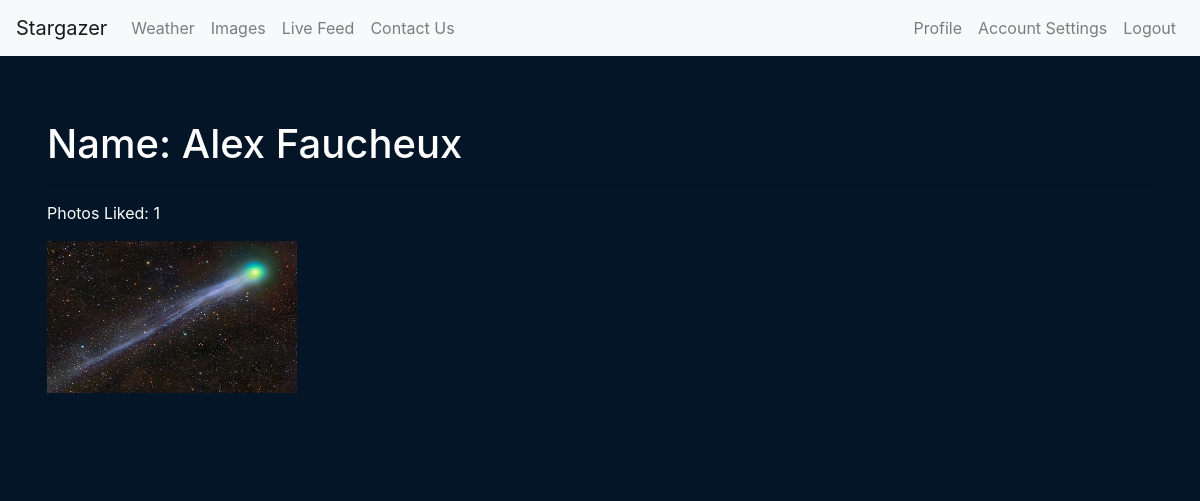
The page /profile/afaucheux99@gmail.com (signed in) on the database as committed earlier.
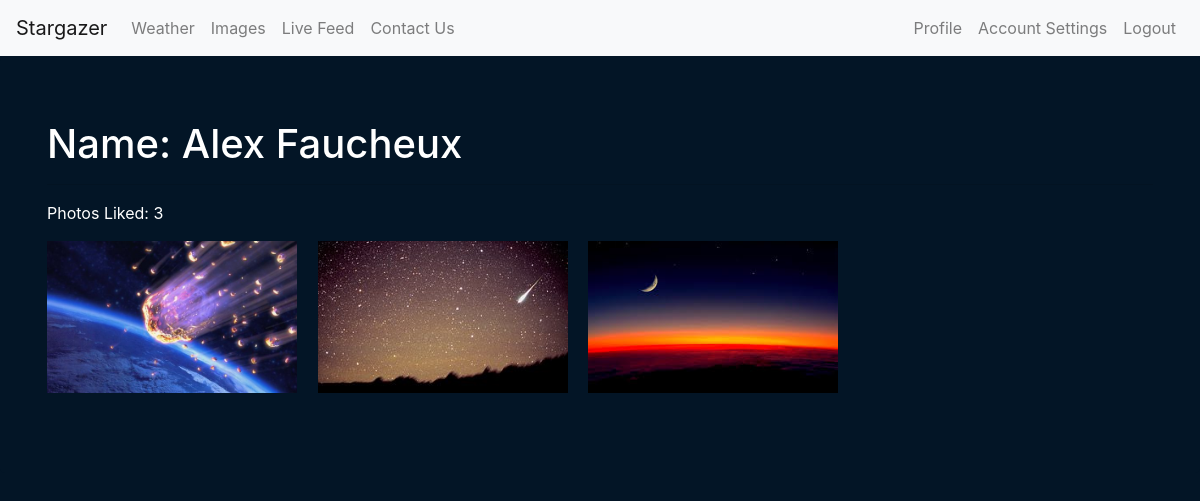
The same page on the database as committed later.
### app/models.py (models this page shows, shortened)
class User(UserMixin, db.Model):
    id = db.Column(db.Integer, primary_key=True)
    username = db.Column(db.String(120), index=True, unique=True)  # Username is Email
    fname = db.Column(db.String(64), index=True)
    lname = db.Column(db.String(64), index=True)
    creation_date = db.Column(db.DateTime, default=datetime.utcnow)
    password_hash = db.Column(db.String(128))
    images_liked = db.relationship('UserImage', back_populates='user', lazy='dynamic')

class UserImage(db.Model):
    id = db.Column(db.Integer, primary_key=True)
    user_id = db.Column(db.Integer, db.ForeignKey('user.id'), index=True)
    image_id = db.Column(db.Integer, db.ForeignKey('image.id'), index=True)
    user = db.relationship("User", back_populates="images_liked")
    image = db.relationship("Image", back_populates="likes")

class Image(db.Model):
    id = db.Column(db.Integer, primary_key=True)
    image_name = db.Column(db.String(64), unique=True)
    image_url = db.Column(db.String, unique=True)
    timestamp = db.Column(db.DateTime, default=datetime.utcnow)
    likes = db.relationship('UserImage', back_populates='image', lazy='dynamic')

### app/routes.py (the view)
@app.route("/profile/<username>")
@login_required
def profile(username):
    user = User.query.filter_by(username=username).first_or_404()
    return render_template('profile.html', user=user, links=links)

### app/models.py (called while the page is built)
@login.user_loader
def load_user(id):
    return User.query.get(int(id))

### app/templates/profile.html
{% extends "parent_template.html" %}
{% block app_content %}
    <div class="container-fluid">
        <h1>Name: {{ user.fname }} {{ user.lname }}</h1>
        <hr>
        <p>Photos Liked: {{ user.images_liked.count() }}</p>
        {% for photo in user.images_liked %}
            <img src="{{ url_for('static', filename=photo.image.image_url) }}" alt="..."
                 class="mr-3 mb-3 img-fluid" style="width:250px; height:152px">
        {% endfor %}
    </div>
{% endblock %}

### app/templates/parent_template.html (shortened to what this page needs)
{% extends 'base_template.html' %}
{% block navbar %}
    <nav class="navbar sticky-top navbar-expand-lg navbar-light bg-light">
        <a class="navbar-brand" href="{{ url_for('home') }}">Stargazer</a>
        <div class="collapse navbar-collapse" id="navbar-collapse-test">
            <div class="navbar-nav mr-auto">
                {% for link in links %}
                    {% if link != 'login' and link != 'logout' and link != 'account' and link != 'profile' %}
                        {% if title == links[link] %}
                            <a class="nav-item nav-link active" href="{{ url_for(link) }}">{{ links[link] }}<span
                                    class="sr-only">(current)</span></a>
                        {% else %}
                            <a class="nav-item nav-link" href="{{ url_for(link) }}">{{ links[link] }}</a>
                        {% endif %}
                    {% endif %}
                {% endfor %}
            </div>
            <div class="navbar-nav">
                {% for link in links %}
                    {% if link == 'login' or link == 'logout' or link == 'account' or link == 'profile' %}
                        {% if title == links[link] %}
                            {% if link != 'profile' %}
                                <a class="nav-item nav-link active"
                                   href="{{ url_for(link) }}">{{ links[link] }}<span
                                        class="sr-only">(current)</span></a>
                            {% else %}
                                <a class="nav-item nav-link active"
                                   href="{{ url_for(link, username=current_user.username) }}">{{ links[link] }}<span
                                        class="sr-only">(current)</span></a>
                            {% endif %}
                        {% elif (link == 'login' and current_user.is_anonymous) or ((link == 'logout' or link == 'account' or link == 'profile') and current_user.is_authenticated) %}
                            {% if link != 'profile' %}
                                <a class="nav-item nav-link" href="{{ url_for(link) }}">{{ links[link] }}</a>
                            {% else %}
                                <a class="nav-item nav-link"
                                   href="{{ url_for(link, username=current_user.username) }}">{{ links[link] }}</a>
                            {% endif %}
                        {% endif %}
                    {% endif %}
                {% endfor %}
            </div>
        </div>
    </nav>
{% endblock %}
{% block content %}
    <div class="jumbotron text-white" style="background-color: #031526">
        {% block app_content %} {% endblock %}
    </div>
{% endblock %}

### app/templates/base_template.html (shortened to what this page needs)
<!doctype html>
<html lang="en">
<head>
    <link rel="stylesheet" href="https://stackpath.bootstrapcdn.com/bootstrap/4.2.1/css/bootstrap.min.css"
>
</head>
<body style="background-color: #031526">
{% block navbar %}
{% endblock %}
{% block content %}
{% endblock %}
</body>
</html>

Rows that differ between the two databases and show on the page:
removed UserImage: image_url (picture)
added UserImage: image_url (picture)
added UserImage: image_url (picture)
added UserImage: image_url (picture)
Other text that changed with them:
{{ user.images_liked.count() }}: "1" → "3"
